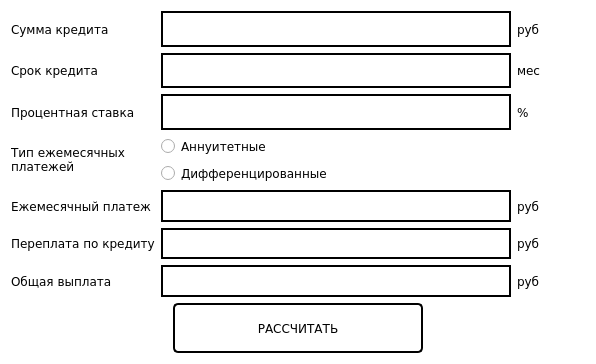
<?xml version="1.0" encoding="UTF-8"?>
<ui version="4.0">
 <class>Credit</class>
 <widget class="QWidget" name="Credit">
  <property name="geometry">
   <rect>
    <x>0</x>
    <y>0</y>
    <width>596</width>
    <height>364</height>
   </rect>
  </property>
  <property name="minimumSize">
   <size>
    <width>0</width>
    <height>0</height>
   </size>
  </property>
  <property name="maximumSize">
   <size>
    <width>1000</width>
    <height>1000</height>
   </size>
  </property>
  <property name="windowTitle">
   <string>Credit calc</string>
  </property>
  <property name="styleSheet">
   <string notr="true">QWidget {
	background-color: white; 
	color: black;
	font-size: 12px;
}</string>
  </property>
  <layout class="QGridLayout" name="gridLayout">
   <item row="6" column="1">
    <widget class="QLabel" name="result_pay_proc">
     <property name="minimumSize">
      <size>
       <width>350</width>
       <height>30</height>
      </size>
     </property>
     <property name="maximumSize">
      <size>
       <width>350</width>
       <height>50</height>
      </size>
     </property>
     <property name="font">
      <font>
       <family>Verdana</family>
       <pointsize>20</pointsize>
       <bold>false</bold>
      </font>
     </property>
     <property name="cursor">
      <cursorShape>IBeamCursor</cursorShape>
     </property>
     <property name="mouseTracking">
      <bool>true</bool>
     </property>
     <property name="styleSheet">
      <string notr="true">QLabel {
background-color: white;
border: 2px solid black;
color: black;
font-size: 20pt;
}</string>
     </property>
     <property name="text">
      <string/>
     </property>
     <property name="alignment">
      <set>Qt::AlignCenter</set>
     </property>
     <property name="wordWrap">
      <bool>false</bool>
     </property>
    </widget>
   </item>
   <item row="6" column="0">
    <widget class="QLabel" name="x_min_10">
     <property name="minimumSize">
      <size>
       <width>0</width>
       <height>30</height>
      </size>
     </property>
     <property name="maximumSize">
      <size>
       <width>16777215</width>
       <height>30</height>
      </size>
     </property>
     <property name="font">
      <font>
       <family>Verdana</family>
       <pointsize>-1</pointsize>
      </font>
     </property>
     <property name="text">
      <string>Общая выплата</string>
     </property>
     <property name="alignment">
      <set>Qt::AlignLeading|Qt::AlignLeft|Qt::AlignVCenter</set>
     </property>
    </widget>
   </item>
   <item row="2" column="2">
    <widget class="QLabel" name="x_min_7">
     <property name="minimumSize">
      <size>
       <width>0</width>
       <height>30</height>
      </size>
     </property>
     <property name="maximumSize">
      <size>
       <width>16777215</width>
       <height>30</height>
      </size>
     </property>
     <property name="font">
      <font>
       <family>Verdana</family>
       <pointsize>-1</pointsize>
      </font>
     </property>
     <property name="text">
      <string>%</string>
     </property>
     <property name="alignment">
      <set>Qt::AlignLeading|Qt::AlignLeft|Qt::AlignVCenter</set>
     </property>
    </widget>
   </item>
   <item row="1" column="2">
    <widget class="QLabel" name="x_min_6">
     <property name="minimumSize">
      <size>
       <width>0</width>
       <height>30</height>
      </size>
     </property>
     <property name="maximumSize">
      <size>
       <width>16777215</width>
       <height>30</height>
      </size>
     </property>
     <property name="font">
      <font>
       <family>Verdana</family>
       <pointsize>-1</pointsize>
      </font>
     </property>
     <property name="text">
      <string>мес</string>
     </property>
     <property name="alignment">
      <set>Qt::AlignLeading|Qt::AlignLeft|Qt::AlignVCenter</set>
     </property>
    </widget>
   </item>
   <item row="1" column="1">
    <widget class="QLineEdit" name="credit_time_line">
     <property name="minimumSize">
      <size>
       <width>350</width>
       <height>30</height>
      </size>
     </property>
     <property name="maximumSize">
      <size>
       <width>350</width>
       <height>50</height>
      </size>
     </property>
     <property name="font">
      <font>
       <family>Verdana</family>
       <pointsize>21</pointsize>
      </font>
     </property>
     <property name="styleSheet">
      <string notr="true">QLineEdit {
background-color: white;
border: 2px solid black;

color: black;
font-size: 21pt;
}</string>
     </property>
     <property name="alignment">
      <set>Qt::AlignCenter</set>
     </property>
    </widget>
   </item>
   <item row="3" column="0">
    <widget class="QLabel" name="x_min_4">
     <property name="minimumSize">
      <size>
       <width>0</width>
       <height>30</height>
      </size>
     </property>
     <property name="maximumSize">
      <size>
       <width>16777215</width>
       <height>60</height>
      </size>
     </property>
     <property name="font">
      <font>
       <family>Verdana</family>
       <pointsize>-1</pointsize>
      </font>
     </property>
     <property name="text">
      <string>&lt;html&gt;&lt;head/&gt;&lt;body&gt;&lt;p&gt;Тип ежемесячных платежей&lt;/p&gt;&lt;/body&gt;&lt;/html&gt;</string>
     </property>
     <property name="alignment">
      <set>Qt::AlignLeading|Qt::AlignLeft|Qt::AlignVCenter</set>
     </property>
     <property name="wordWrap">
      <bool>true</bool>
     </property>
    </widget>
   </item>
   <item row="4" column="1">
    <widget class="QLabel" name="result_pay">
     <property name="minimumSize">
      <size>
       <width>350</width>
       <height>30</height>
      </size>
     </property>
     <property name="maximumSize">
      <size>
       <width>350</width>
       <height>50</height>
      </size>
     </property>
     <property name="font">
      <font>
       <family>Verdana</family>
       <pointsize>20</pointsize>
       <bold>false</bold>
      </font>
     </property>
     <property name="cursor">
      <cursorShape>IBeamCursor</cursorShape>
     </property>
     <property name="mouseTracking">
      <bool>true</bool>
     </property>
     <property name="tabletTracking">
      <bool>false</bool>
     </property>
     <property name="focusPolicy">
      <enum>Qt::NoFocus</enum>
     </property>
     <property name="acceptDrops">
      <bool>false</bool>
     </property>
     <property name="styleSheet">
      <string notr="true">QLabel {
background-color: white;
border: 2px solid black;
color: black;
font-size: 20pt;
}</string>
     </property>
     <property name="text">
      <string/>
     </property>
     <property name="alignment">
      <set>Qt::AlignCenter</set>
     </property>
     <property name="wordWrap">
      <bool>false</bool>
     </property>
    </widget>
   </item>
   <item row="4" column="2">
    <widget class="QLabel" name="x_min_11">
     <property name="minimumSize">
      <size>
       <width>0</width>
       <height>30</height>
      </size>
     </property>
     <property name="maximumSize">
      <size>
       <width>16777215</width>
       <height>30</height>
      </size>
     </property>
     <property name="font">
      <font>
       <family>Verdana</family>
       <pointsize>-1</pointsize>
      </font>
     </property>
     <property name="text">
      <string>руб</string>
     </property>
     <property name="alignment">
      <set>Qt::AlignLeading|Qt::AlignLeft|Qt::AlignVCenter</set>
     </property>
    </widget>
   </item>
   <item row="7" column="0" colspan="3">
    <layout class="QHBoxLayout" name="horizontalLayout">
     <item>
      <widget class="QPushButton" name="button_OK">
       <property name="minimumSize">
        <size>
         <width>250</width>
         <height>50</height>
        </size>
       </property>
       <property name="maximumSize">
        <size>
         <width>200</width>
         <height>50</height>
        </size>
       </property>
       <property name="font">
        <font>
         <family>Verdana</family>
         <pointsize>-1</pointsize>
         <bold>false</bold>
        </font>
       </property>
       <property name="mouseTracking">
        <bool>true</bool>
       </property>
       <property name="styleSheet">
        <string notr="true">
QPushButton {
        background-color: white;
        border: 2px solid black;
        border-radius: 5px;
}
/*
QPushButton:hover {
        background-color: rgb(176, 254, 255)
}

QPushButton:pressed {
        background-color: rgb(87, 252, 255)
}*/</string>
       </property>
       <property name="text">
        <string>РАССЧИТАТЬ</string>
       </property>
      </widget>
     </item>
    </layout>
   </item>
   <item row="2" column="0">
    <widget class="QLabel" name="x_min_3">
     <property name="minimumSize">
      <size>
       <width>0</width>
       <height>30</height>
      </size>
     </property>
     <property name="maximumSize">
      <size>
       <width>16777215</width>
       <height>30</height>
      </size>
     </property>
     <property name="font">
      <font>
       <family>Verdana</family>
       <pointsize>-1</pointsize>
      </font>
     </property>
     <property name="text">
      <string>Процентная ставка</string>
     </property>
     <property name="alignment">
      <set>Qt::AlignLeading|Qt::AlignLeft|Qt::AlignVCenter</set>
     </property>
    </widget>
   </item>
   <item row="5" column="2">
    <widget class="QLabel" name="x_min_12">
     <property name="minimumSize">
      <size>
       <width>0</width>
       <height>30</height>
      </size>
     </property>
     <property name="maximumSize">
      <size>
       <width>16777215</width>
       <height>30</height>
      </size>
     </property>
     <property name="font">
      <font>
       <family>Verdana</family>
       <pointsize>-1</pointsize>
      </font>
     </property>
     <property name="text">
      <string>руб</string>
     </property>
     <property name="alignment">
      <set>Qt::AlignLeading|Qt::AlignLeft|Qt::AlignVCenter</set>
     </property>
    </widget>
   </item>
   <item row="0" column="2">
    <widget class="QLabel" name="x_min_5">
     <property name="minimumSize">
      <size>
       <width>0</width>
       <height>30</height>
      </size>
     </property>
     <property name="maximumSize">
      <size>
       <width>16777215</width>
       <height>30</height>
      </size>
     </property>
     <property name="font">
      <font>
       <family>Verdana</family>
       <pointsize>-1</pointsize>
      </font>
     </property>
     <property name="text">
      <string>руб</string>
     </property>
     <property name="alignment">
      <set>Qt::AlignLeading|Qt::AlignLeft|Qt::AlignVCenter</set>
     </property>
    </widget>
   </item>
   <item row="5" column="0">
    <widget class="QLabel" name="x_min_9">
     <property name="minimumSize">
      <size>
       <width>0</width>
       <height>30</height>
      </size>
     </property>
     <property name="maximumSize">
      <size>
       <width>16777215</width>
       <height>30</height>
      </size>
     </property>
     <property name="font">
      <font>
       <family>Verdana</family>
       <pointsize>-1</pointsize>
      </font>
     </property>
     <property name="text">
      <string>Переплата по кредиту</string>
     </property>
     <property name="alignment">
      <set>Qt::AlignLeading|Qt::AlignLeft|Qt::AlignVCenter</set>
     </property>
    </widget>
   </item>
   <item row="2" column="1">
    <widget class="QLineEdit" name="interest_rate_line">
     <property name="minimumSize">
      <size>
       <width>350</width>
       <height>30</height>
      </size>
     </property>
     <property name="maximumSize">
      <size>
       <width>350</width>
       <height>50</height>
      </size>
     </property>
     <property name="font">
      <font>
       <family>Verdana</family>
       <pointsize>21</pointsize>
      </font>
     </property>
     <property name="styleSheet">
      <string notr="true">QLineEdit {
background-color: white;
border: 2px solid black;

color: black;
font-size: 21pt;
}</string>
     </property>
     <property name="alignment">
      <set>Qt::AlignCenter</set>
     </property>
    </widget>
   </item>
   <item row="0" column="0">
    <widget class="QLabel" name="x_min">
     <property name="minimumSize">
      <size>
       <width>0</width>
       <height>30</height>
      </size>
     </property>
     <property name="maximumSize">
      <size>
       <width>16777215</width>
       <height>30</height>
      </size>
     </property>
     <property name="font">
      <font>
       <family>Verdana</family>
       <pointsize>-1</pointsize>
      </font>
     </property>
     <property name="styleSheet">
      <string notr="true"/>
     </property>
     <property name="text">
      <string>Сумма кредита</string>
     </property>
     <property name="alignment">
      <set>Qt::AlignLeading|Qt::AlignLeft|Qt::AlignVCenter</set>
     </property>
    </widget>
   </item>
   <item row="3" column="1">
    <layout class="QVBoxLayout" name="verticalLayout">
     <item>
      <widget class="QRadioButton" name="button_annu">
       <property name="font">
        <font>
         <family>Verdana</family>
         <pointsize>-1</pointsize>
        </font>
       </property>
       <property name="text">
        <string>Аннуитетные</string>
       </property>
      </widget>
     </item>
     <item>
      <widget class="QRadioButton" name="button_diff">
       <property name="font">
        <font>
         <family>Verdana</family>
         <pointsize>-1</pointsize>
        </font>
       </property>
       <property name="text">
        <string>Дифференцированные</string>
       </property>
      </widget>
     </item>
    </layout>
   </item>
   <item row="5" column="1">
    <widget class="QLabel" name="result_proc">
     <property name="minimumSize">
      <size>
       <width>350</width>
       <height>30</height>
      </size>
     </property>
     <property name="maximumSize">
      <size>
       <width>350</width>
       <height>50</height>
      </size>
     </property>
     <property name="font">
      <font>
       <family>Verdana</family>
       <pointsize>20</pointsize>
       <bold>false</bold>
      </font>
     </property>
     <property name="cursor">
      <cursorShape>IBeamCursor</cursorShape>
     </property>
     <property name="mouseTracking">
      <bool>true</bool>
     </property>
     <property name="styleSheet">
      <string notr="true">QLabel {
background-color: white;
border: 2px solid black;
color: black;
font-size: 20pt;
}</string>
     </property>
     <property name="text">
      <string/>
     </property>
     <property name="alignment">
      <set>Qt::AlignCenter</set>
     </property>
     <property name="wordWrap">
      <bool>false</bool>
     </property>
    </widget>
   </item>
   <item row="1" column="0">
    <widget class="QLabel" name="x_min_2">
     <property name="minimumSize">
      <size>
       <width>0</width>
       <height>30</height>
      </size>
     </property>
     <property name="maximumSize">
      <size>
       <width>16777215</width>
       <height>30</height>
      </size>
     </property>
     <property name="font">
      <font>
       <family>Verdana</family>
       <pointsize>-1</pointsize>
      </font>
     </property>
     <property name="text">
      <string>Срок кредита</string>
     </property>
     <property name="alignment">
      <set>Qt::AlignLeading|Qt::AlignLeft|Qt::AlignVCenter</set>
     </property>
    </widget>
   </item>
   <item row="6" column="2">
    <widget class="QLabel" name="x_min_13">
     <property name="minimumSize">
      <size>
       <width>0</width>
       <height>30</height>
      </size>
     </property>
     <property name="maximumSize">
      <size>
       <width>16777215</width>
       <height>30</height>
      </size>
     </property>
     <property name="font">
      <font>
       <family>Verdana</family>
       <pointsize>-1</pointsize>
      </font>
     </property>
     <property name="text">
      <string>руб</string>
     </property>
     <property name="alignment">
      <set>Qt::AlignLeading|Qt::AlignLeft|Qt::AlignVCenter</set>
     </property>
    </widget>
   </item>
   <item row="0" column="1">
    <widget class="QLineEdit" name="credit_sum_line">
     <property name="minimumSize">
      <size>
       <width>350</width>
       <height>30</height>
      </size>
     </property>
     <property name="maximumSize">
      <size>
       <width>350</width>
       <height>50</height>
      </size>
     </property>
     <property name="font">
      <font>
       <family>Verdana</family>
       <pointsize>21</pointsize>
      </font>
     </property>
     <property name="styleSheet">
      <string notr="true">QLineEdit {
background-color: white;
border: 2px solid black;

color: black;
font-size: 21pt;
}</string>
     </property>
     <property name="alignment">
      <set>Qt::AlignCenter</set>
     </property>
    </widget>
   </item>
   <item row="4" column="0">
    <widget class="QLabel" name="x_min_8">
     <property name="minimumSize">
      <size>
       <width>0</width>
       <height>30</height>
      </size>
     </property>
     <property name="maximumSize">
      <size>
       <width>16777215</width>
       <height>30</height>
      </size>
     </property>
     <property name="font">
      <font>
       <family>Verdana</family>
       <pointsize>-1</pointsize>
      </font>
     </property>
     <property name="text">
      <string>Ежемесячный платеж</string>
     </property>
     <property name="alignment">
      <set>Qt::AlignLeading|Qt::AlignLeft|Qt::AlignVCenter</set>
     </property>
    </widget>
   </item>
  </layout>
 </widget>
 <resources/>
 <connections/>
</ui>
